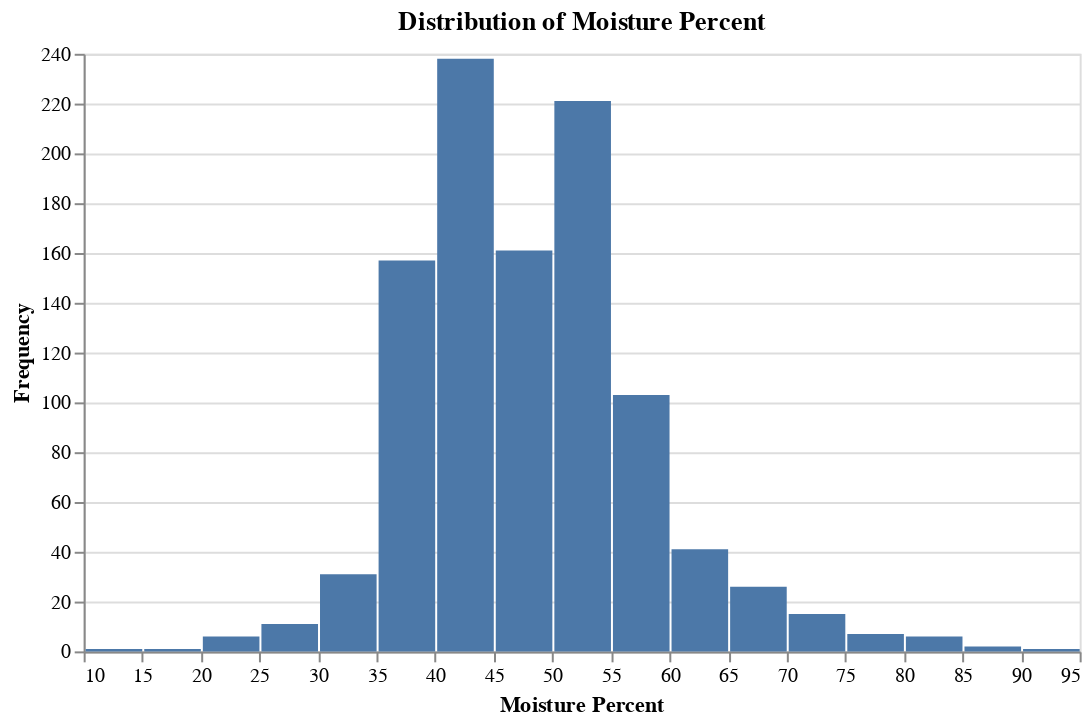

The cell this chart's notebook holds for it:
### Markdown cell above
#### 4. Data Visualization
So far, we have had a basic idea about the dataset so I will extend the data analysis with some visualizations using altair library and see the distribution of each feature except text features. As we know there is only one numeric feature and the rest are categorical. I will generate a histogram plot for numeric feature and bar plot for categorical features.

### Code cell
# importing altair library
import altair as alt

# Making histogram plot for Moisture Percent feature 
plot1 = alt.Chart(df, width = 500, height = 300).mark_bar().encode(
            x = alt.X('MoisturePercent:Q', bin = alt.Bin(maxbins = 30), title = 'Moisture Percent'),
            y = alt.Y('count()', title = 'Frequency')
).properties(title = 'Distribution of Moisture Percent')
display(plot1)

# create figure for the plot.
print(color.BOLD + color.BLUE + "Figure 1: Distribution of Moisture Percent\n" + color.END)

### Figure 1 — Vega-Lite specification as saved in the notebook (floating-point values rounded to 4 significant figures; data arrays with more than 128 entries replaced by an {"elided": "..."} marker saying what was removed)
{"config": {"view": {"continuousWidth": 400, "continuousHeight": 300}}, "data": {"name": "data-7fffcded5e462374e772a18e6d61ca37"}, "mark": "bar", "encoding": {"x": {"type": "quantitative", "bin": {"maxbins": 30}, "field": "MoisturePercent", "title": "Moisture Percent"}, "y": {"type": "quantitative", "aggregate": "count", "title": "Frequency"}}, "height": 300, "title": "Distribution of Moisture Percent", "width": 500, "$schema": "https://vega.github.io/schema/vega-lite/v4.8.1.json", "datasets": {"data-7fffcded5e462374e772a18e6d61ca37": {"elided": "1042 records"}}}
